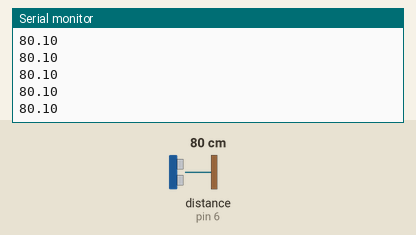
This sketch was run on a simulated Arduino Uno, built with avr-gcc and run on an emulated ATmega328P. On the bench: the last lines printed to the serial monitor. Wiring (inferred from the names in the program): ultrasonic range finder: trigger pin 7; echo pin 6. The inputs (shaded band) are chosen by the test bench; at power-on: distance to the obstacle (sensor on pin 6) 80 cm. The echo pulse lasts 58.3 µs per cm.

Above: at 1.2 s.
1.3 s: distance to the obstacle (sensor on pin 6) set to 2 cm
At 2.3 s:
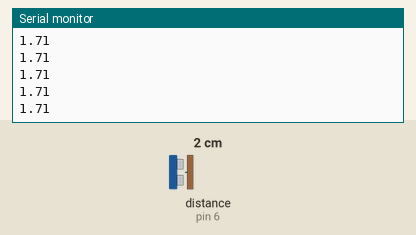
2.8 s: distance to the obstacle (sensor on pin 6) set to 4 cm
At 3.3 s:
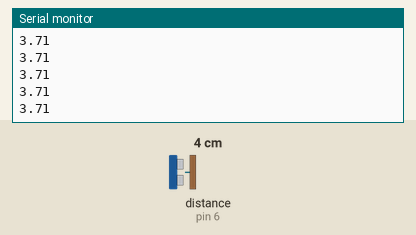
Timing chart, 0 to 5.8 s (numbered marks = the images above; inputs shaded):
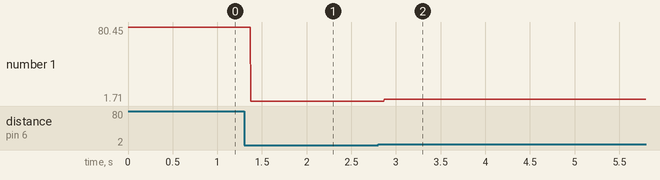

The sketch:

N_007.ino
```cpp
 /* Projeto Nº 07 -> Sensor de distância ultrassônico
  * Descrição do Projeto:
      Utilizando o sensor SC-SR04 enviar um sinal de pulso com o trigger e receber esse sinal com o echo para poder
      medir a distância do sensor do objeto localizado.
*/

/*
  * Author: Thiago Santos Tassinari
  * Data: 17/10/2020
*/

/* Componentes necessários

  - Arduino Uno;
  - Sensor de distância HC-SR04
  - Jumpers

*/

int trig = 7;
int echo = 6;

float distance;

void setup()
{
  pinMode(trig, OUTPUT);
  pinMode(echo, INPUT);

  Serial.begin(9600);	// Monitorar
}

void loop() {

  digitalWrite(trig, LOW);	// Desligado
  delayMicroseconds(5);
  digitalWrite(trig, HIGH);	//Acionar o trigger
  delayMicroseconds(10);
  digitalWrite(trig, LOW);

  distance = pulseIn(echo, HIGH);	// Captura da duração de um pulso em um pino
  distance = distance / 58;

  Serial.println(distance);

}
```

Measured:
- after the input at 1.3 s, the serial monitor: prints a new line after 0.07 s (image 1)
- after the input at 2.8 s, the serial monitor: prints a new line after 0.07 s (image 2)
- plotted number 1: 80.1 → 1.71 after the input at 1.3 s, 1.71 → 3.7 after the input at 2.8 s
